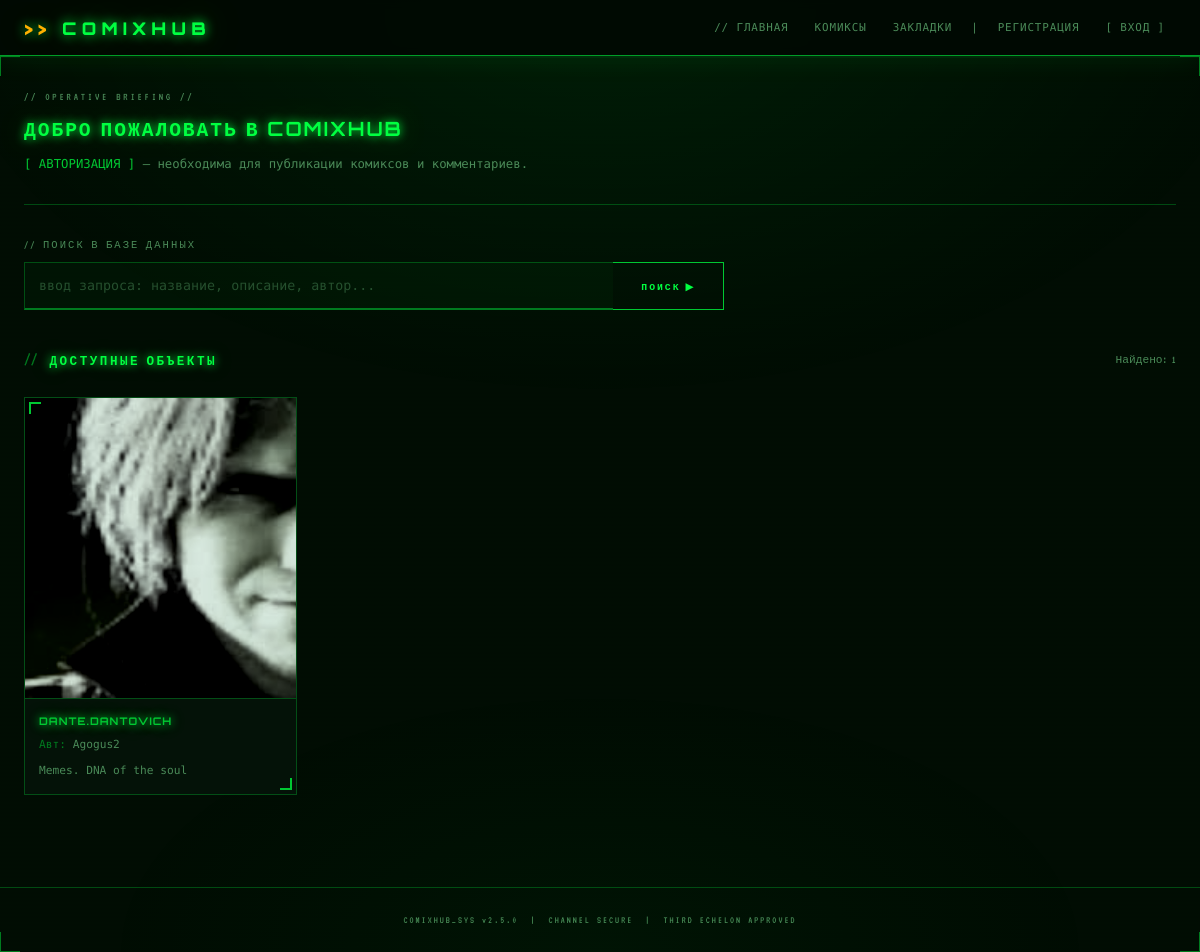
The page / on the database its author committed.
### app/models.py (models this page shows)
class Comic(SQLModel, table=True):
    __table_args__ = {'extend_existing': True}
    id: Optional[int] = Field(default=None, primary_key=True)
    title: str = Field(max_length=200)
    description: Optional[str] = None
    cover_image: Optional[str] = None
    author_id: Optional[int] = Field(default=None, foreign_key="user.id")
    created_at: datetime = Field(default_factory=datetime.utcnow)
    author: Optional["User"] = Relationship(back_populates="comics")
    chapters: List["Chapter"] = Relationship(back_populates="comic")

class User(SQLModel, table=True):
    __table_args__ = {'extend_existing': True}
    id: Optional[int] = Field(default=None, primary_key=True)
    username: str = Field(max_length=50, unique=True, index=True)
    email: str = Field(max_length=100, unique=True, index=True)
    hashed_password: str
    is_author: bool = Field(default=False)
    created_at: datetime = Field(default_factory=datetime.utcnow)
    comics: List["Comic"] = Relationship(back_populates="author")

### app/main.py (the view)
@app.get("/", response_class=HTMLResponse)
async def home(
    request: Request,
    current_user=Depends(get_current_user),
    session: Session = Depends(get_session)
):
    comic_list = session.exec(
        select(Comic).join(User, Comic.author_id == User.id).limit(12)
    ).all()
    return templates.TemplateResponse(
        "index.html",
        {
            "request": request,
            "title": "Главная",
            "current_user": current_user,
            "comics": comic_list,
            "search_query": "",
        }
    )

### app/templates/index.html (shortened to what this page needs)
{% extends "base.html" %}
{% block content %}
<div style="max-width: 1200px; margin: 0 auto;">
  <div style="margin-bottom: 32px; padding-bottom: 20px; border-bottom: 1px solid var(--border);">
    <div style="font-family: var(--font-crt); font-size: 0.78em; color: var(--text-dim);
                letter-spacing: 0.25em; margin-bottom: 8px;">
      // OPERATIVE BRIEFING //
    </div>
    <h2 style="font-size: 1.4em; margin-bottom: 10px;">
      Добро пожаловать в ComixHub
    </h2>
    {% if current_user %}
      <p style="color: var(--text-dim); font-size: 0.9em;">
        Статус: <span style="color: var(--green);">АКТИВЕН</span>
        &nbsp;|&nbsp; Оперативник: <strong>{{ current_user.username }}</strong>
      </p>
    {% else %}
      <p style="color: var(--text-dim); font-size: 0.88em;">
        <a href="/auth/login">[ АВТОРИЗАЦИЯ ]</a> — необходима для публикации комиксов и комментариев.
      </p>
    {% endif %}
  </div>
  <form method="get" action="/comics/" style="margin-bottom: 36px;">
    <div style="font-family: var(--font-crt); font-size: 0.75em; color: var(--text-dim);
                letter-spacing: 0.2em; margin-bottom: 8px;">
      // ПОИСК В БАЗЕ ДАННЫХ
    </div>
    <div style="display: flex; max-width: 700px;">
      <input type="text"
             name="q"
             value="{{ search_query }}"
             placeholder="ввод запроса: название, описание, автор..."
             style="flex: 1; padding: 14px; font-size: 0.95em;
                    border-radius: 0; border-right: none;">
      <button type="submit">Поиск</button>
    </div>
  </form>
  <div style="display: flex; align-items: center; gap: 12px; margin-bottom: 20px;">
    <span style="color: var(--green-dark); font-family: var(--font-crt); font-size: 1.2em;">//</span>
    <h3 style="font-size: 0.9em; letter-spacing: 0.2em;">
      {{ "РЕЗУЛЬТАТЫ: " ~ search_query if search_query else "ДОСТУПНЫЕ ОБЪЕКТЫ" }}
    </h3>
    {% if comics %}
      <span style="color: var(--text-dim); font-family: var(--font-crt);
                   font-size: 0.8em; margin-left: auto;">
        Найдено: {{ comics|length }}
      </span>
    {% endif %}
  </div>
  {% if comics %}
    <div class="comic-grid">
      {% for comic in comics %}
        <div class="comic-card">
          {% if comic.cover_image %}
            <img src="{{ comic.cover_image }}" alt="{{ comic.title }}">
          {% endif %}
          <div class="info">
            <h4><a href="/comics/{{ comic.id }}">{{ comic.title }}</a></h4>
            <p>
              <span style="color: var(--green-dark);">Авт:</span>
              {{ comic.author.username if comic.author else 'НЕИЗВЕСТЕН' }}
            </p>
            {% if comic.description %}
              <p style="margin-top: 8px; font-size: 0.8em; color: var(--text-dim);">
                {{ comic.description|truncate(90) }}
              </p>
            {% endif %}
          </div>
        </div>
      {% endfor %}
    </div>
  {% endif %}
</div>
{% endblock %}

### rows shown on the page
Comic: cover_image (picture), title "DANTE.DANTOVICH", author "Agogus2", description "Memes. DNA of the soul"

### other values the page prints
{{ "РЕЗУЛЬТАТЫ: " ~ search_query if search_query else "ДОСТУПНЫЕ ОБЪЕКТЫ" }} "ДОСТУПНЫЕ ОБЪЕКТЫ"
{{ comics|length }} "1"
